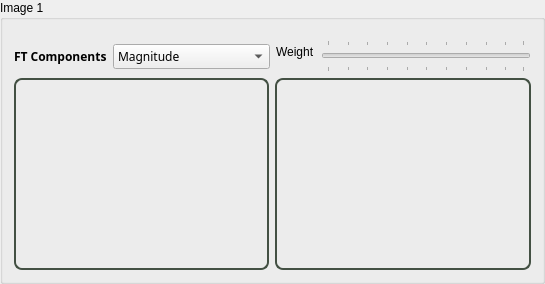
           <widget class="QGroupBox" name="groupBox_img1">
            <property name="title">
             <string>Image 1</string>
            </property>
            <property name="checkable">
             <bool>false</bool>
            </property>
            <layout class="QGridLayout" name="gridLayout_4">
             <property name="topMargin">
              <number>20</number>
             </property>
             <item row="0" column="0">
              <layout class="QGridLayout" name="gridLayout_3">
               <item row="0" column="0">
                <layout class="QHBoxLayout" name="horizontalLayout">
                 <item>
                  <layout class="QFormLayout" name="formLayout_3">
                   <property name="formAlignment">
                    <set>Qt::AlignCenter</set>
                   </property>
                   <item row="0" column="0">
                    <widget class="QLabel" name="label_ftcomp_img1">
                     <property name="font">
                      <font>
                       <family>Segoe UI Variable Text</family>
                       <pointsize>9</pointsize>
                       <weight>75</weight>
                       <italic>false</italic>
                       <bold>true</bold>
                      </font>
                     </property>
                     <property name="styleSheet">
                      <string notr="true">border:none;</string>
                     </property>
                     <property name="text">
                      <string>FT Components</string>
                     </property>
                    </widget>
                   </item>
                   <item row="0" column="1">
                    <widget class="QComboBox" name="comboBox_img1">
                     <property name="minimumSize">
                      <size>
                       <width>110</width>
                       <height>0</height>
                      </size>
                     </property>
                     <property name="maximumSize">
                      <size>
                       <width>220</width>
                       <height>16777215</height>
                      </size>
                     </property>
                     <property name="font">
                      <font>
                       <family>Yu Gothic Medium</family>
                       <pointsize>9</pointsize>
                      </font>
                     </property>
                     <property name="cursor">
                      <cursorShape>PointingHandCursor</cursorShape>
                     </property>
                     <item>
                      <property name="text">
                       <string>Magnitude</string>
                      </property>
                     </item>
                     <item>
                      <property name="text">
                       <string>Phase</string>
                      </property>
                     </item>
                     <item>
                      <property name="text">
                       <string>Real</string>
                      </property>
                     </item>
                     <item>
                      <property name="text">
                       <string>Imaginary</string>
                      </property>
                     </item>
                    </widget>
                   </item>
                  </layout>
                 </item>
                 <item>
                  <layout class="QFormLayout" name="formLayout_2">
                   <property name="formAlignment">
                    <set>Qt::AlignCenter</set>
                   </property>
                   <property name="topMargin">
                    <number>0</number>
                   </property>
                   <item row="0" column="0">
                    <widget class="QLabel" name="label_w1">
                     <property name="styleSheet">
                      <string notr="true">border:none;</string>
                     </property>
                     <property name="text">
                      <string>Weight</string>
                     </property>
                     <property name="alignment">
                      <set>Qt::AlignLeading|Qt::AlignLeft|Qt::AlignVCenter</set>
                     </property>
                    </widget>
                   </item>
                   <item row="0" column="1">
                    <widget class="QSlider" name="horizontalSlider_img1">
                     <property name="sizePolicy">
                      <sizepolicy hsizetype="Preferred" vsizetype="Fixed">
                       <horstretch>0</horstretch>
                       <verstretch>0</verstretch>
                      </sizepolicy>
                     </property>
                     <property name="minimumSize">
                      <size>
                       <width>170</width>
                       <height>32</height>
                      </size>
                     </property>
                     <property name="cursor">
                      <cursorShape>PointingHandCursor</cursorShape>
                     </property>
                     <property name="styleSheet">
                      <string notr="true">QSlider::handle:horizontal{
    background: qlineargradient(x1:1, y1:1, x2:0, y2:0,
        stop:0 rgba(50, 50, 50, 255),
        stop:1 rgba(142, 170, 142, 255));
    width: 10px;
    margin-top: -4px;
    margin-bottom: -4px;
    border-radius: 4px;
}

QSlider::handle:horizontal:hover{
    background-color: qlineargradient(spread:pad, x1:0, y1:0, x2:1, y2:1, stop:0 rgba(50, 50, 50, 255), stop:1  rgba(142, 170, 142, 255));
}

QSlider::handle:horizontal:pressed{
	background-color: rgb(50, 50, 50);
	border:1px solid rgb(142, 170, 142);
}</string>
                     </property>
                     <property name="tracking">
                      <bool>true</bool>
                     </property>
                     <property name="orientation">
                      <enum>Qt::Horizontal</enum>
                     </property>
                     <property name="tickPosition">
                      <enum>QSlider::TicksBothSides</enum>
                     </property>
                    </widget>
                   </item>
                  </layout>
                 </item>
                </layout>
               </item>
               <item row="1" column="0">
                <layout class="QGridLayout" name="gridLayout_2">
                 <item row="0" column="0">
                  <widget class="ClickableLabel" name="label_img1">
                   <property name="minimumSize">
                    <size>
                     <width>255</width>
                     <height>134</height>
                    </size>
                   </property>
                   <property name="cursor">
                    <cursorShape>PointingHandCursor</cursorShape>
                   </property>
                   <property name="styleSheet">
                    <string notr="true">border: 2px solid rgb(67, 80, 67);
border-radius: 8px;
</string>
                   </property>
                   <property name="frameShape">
                    <enum>QFrame::NoFrame</enum>
                   </property>
                   <property name="frameShadow">
                    <enum>QFrame::Plain</enum>
                   </property>
                   <property name="lineWidth">
                    <number>1</number>
                   </property>
                   <property name="text">
                    <string/>
                   </property>
                   <property name="alignment">
                    <set>Qt::AlignCenter</set>
                   </property>
                  </widget>
                 </item>
                 <item row="0" column="1">
                  <widget class="ClickableViewer" name="label_img1_fft">
                   <property name="sizePolicy">
                    <sizepolicy hsizetype="Preferred" vsizetype="Preferred">
                     <horstretch>0</horstretch>
                     <verstretch>0</verstretch>
                    </sizepolicy>
                   </property>
                   <property name="minimumSize">
                    <size>
                     <width>255</width>
                     <height>134</height>
                    </size>
                   </property>
                   <property name="cursor" stdset="0">
                    <cursorShape>PointingHandCursor</cursorShape>
                   </property>
                   <property name="toolTip">
                    <string/>
                   </property>
                   <property name="accessibleDescription">
                    <string/>
                   </property>
                   <property name="autoFillBackground">
                    <bool>false</bool>
                   </property>
                   <property name="styleSheet">
                    <string notr="true">border: 2px solid rgb(67, 80, 67);
border-radius: 8px;
background-color: rgba(255, 255, 255,0);</string>
                   </property>
                   <property name="verticalScrollBarPolicy">
                    <enum>Qt::ScrollBarAlwaysOff</enum>
                   </property>
                   <property name="horizontalScrollBarPolicy">
                    <enum>Qt::ScrollBarAlwaysOff</enum>
                   </property>
                  </widget>
                 </item>
                </layout>
               </item>
              </layout>
             </item>
            </layout>
           </widget>
